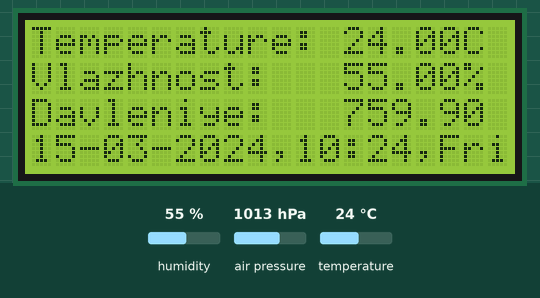
A sketch run on a simulated Arduino Uno, built for the host (arithmetic inside an expression is 32-bit, double 64-bit). Shown: 20×4 character LCD. The inputs (shaded band) are chosen by the test bench; at power-on: humidity 55 %, air pressure 1013 hPa, temperature 24 °C. The local clock reads 2024-03-15 10:24:30 at power-on unless the sketch sets it.

Above: at 1.2 s.
1.3 s: humidity set to 22 %
At 2.1 s:
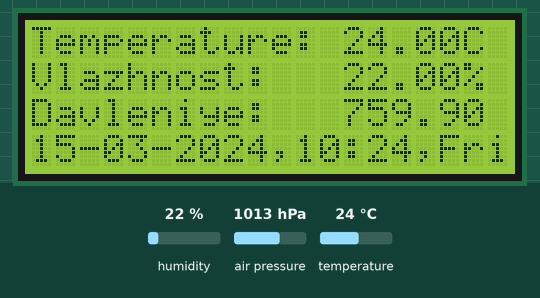
2.9 s: air pressure set to 952 hPa
At 3.7 s:
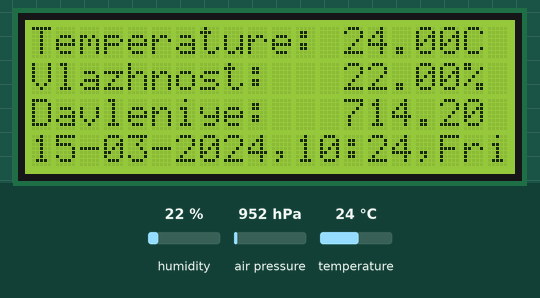
4.4 s: temperature set to 12 °C
At 5.5 s:
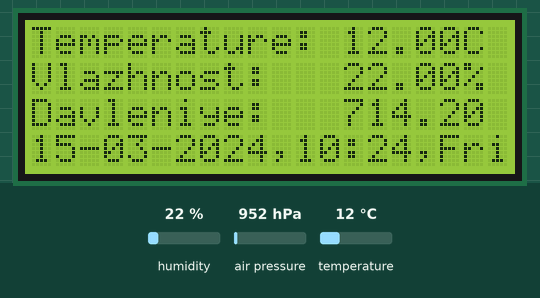
6.0 s: humidity set to 40 %
At 7.5 s:
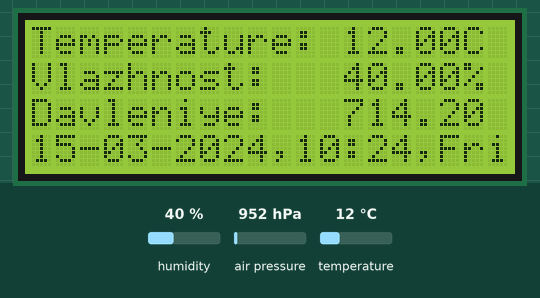
Timing chart, 0 to 9.0 s (numbered marks = the images above; inputs shaded):
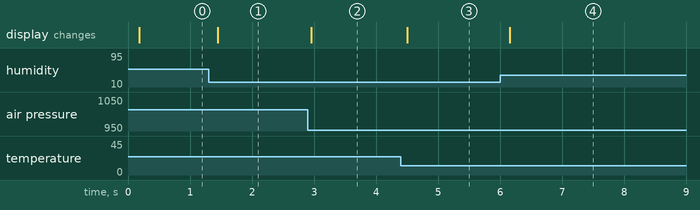

The sketch:

main.ino
```cpp
#include <LiquidCrystal_I2C.h>
#include <Wire.h>
#include <iarduino_RTC.h>
#include <AM2320.h>
#include <BMP085.h>
iarduino_RTC time(RTC_DS1302, 6, 7, 8);
AM2320 th;
BMP085 dps = BMP085();
long Temperature = 0, Pressure = 0;
LiquidCrystal_I2C lcd(0x27, 20, 4);
void setup(void) {
  Wire.begin();
  dps.init();
  lcd.init();
  lcd.backlight();
  time.begin();
}
void loop(void) {
  dps.getPressure(&Pressure);
  float pressure_mm_hg = Pressure / 133.3;
  float rounded_pressure = round(pressure_mm_hg * 10);
  rounded_pressure /= 10;
  lcd.setCursor(0, 2);
  lcd.print("Davleniye:   ");
  lcd.print(rounded_pressure);    //Выводим давление в мм.рт ст
  th.Read();
  lcd.setCursor(0, 0);
  lcd.print("Temperature: ");
  lcd.print(th.t);
  lcd.print("C");
  lcd.setCursor(0, 1);
  lcd.print("Vlazhnost:   ");
  lcd.print(th.h);
  lcd.print("%");
  lcd.setCursor(0, 3);
  lcd.print(time.gettime("d-m-Y,H:i,D")); // выводим время
}
```

Measured:
- after the input at 1.3 s, the display: changes after 0.14 s (image 1)
- after the input at 2.9 s, the display: changes after 0.06 s (image 2)
- after the input at 4.4 s, the display: changes after 0.11 s (image 3)
- after the input at 6.0 s, the display: changes after 0.16 s (image 4)
